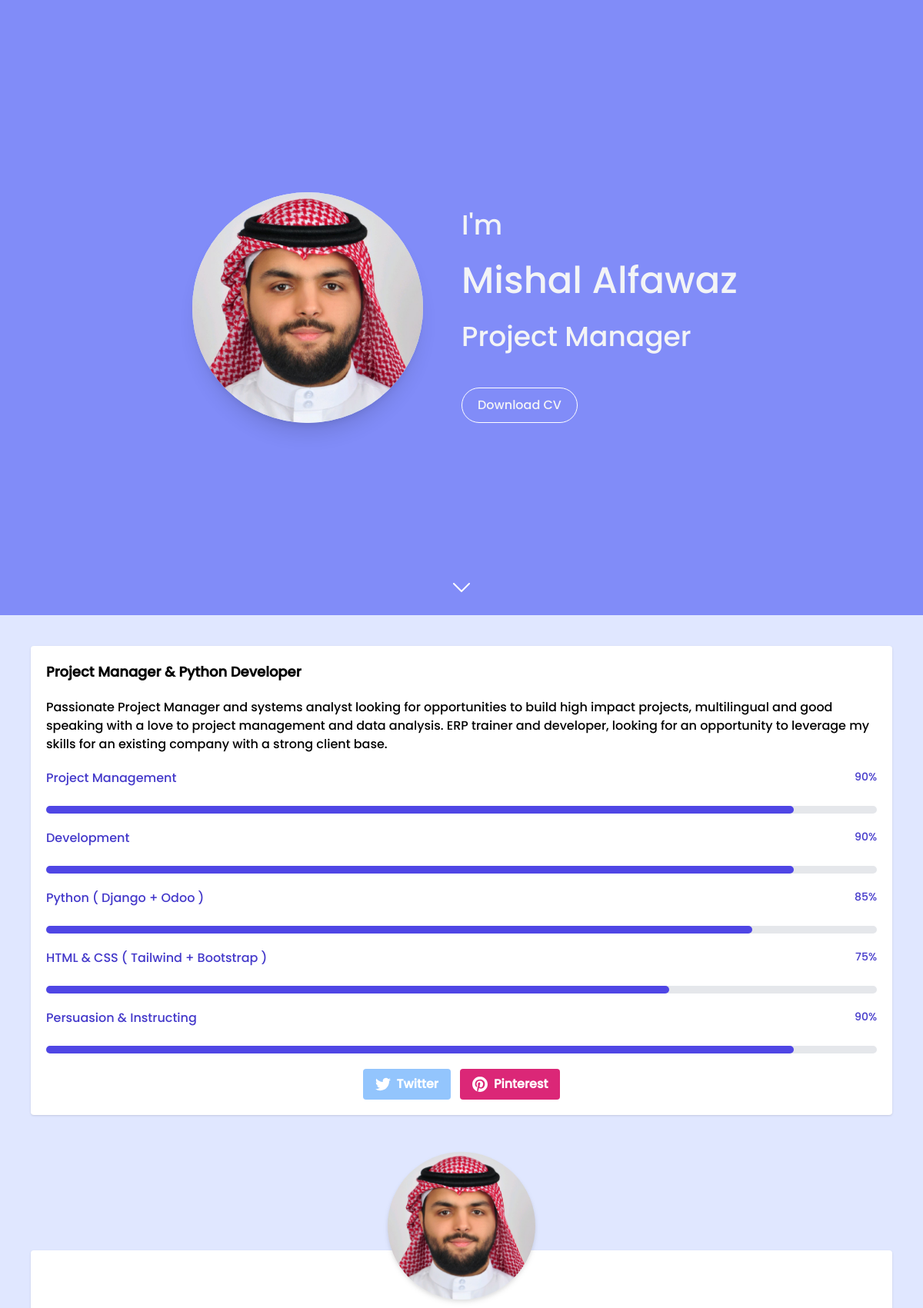
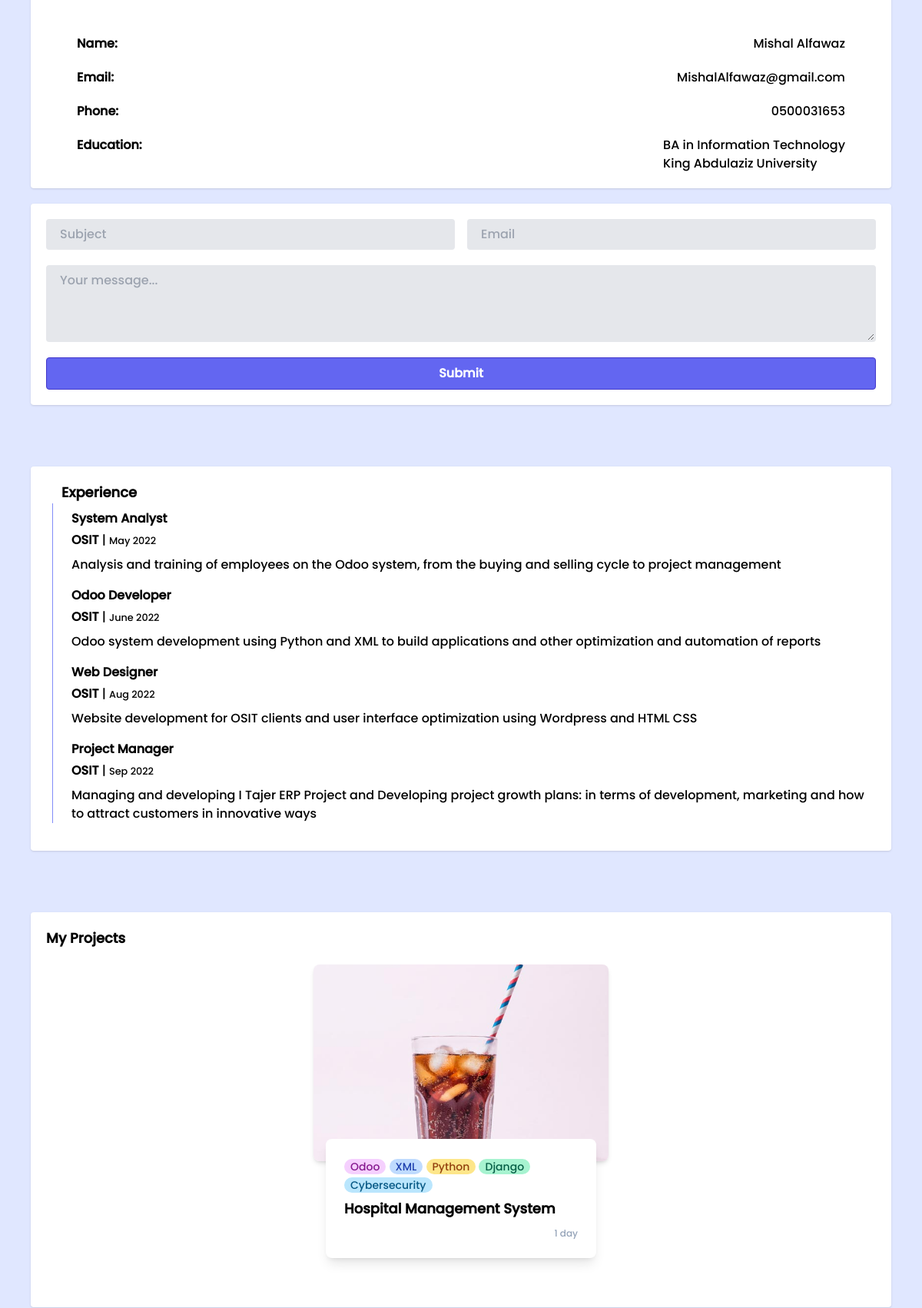
The page / (upper part) on the database its author committed (2 pictures, top to bottom).
### tailwindapp/models.py (models this page shows, shortened)
class Info (models.Model):
    title = models.CharField(max_length = 255)
    name = models.CharField(max_length = 255)
    position = models.CharField(max_length = 255)
    email = models.EmailField()
    phone = models.IntegerField()
    description = models.TextField(max_length = 500)
    image = models.ImageField(null = True,blank=True, upload_to="images/")
    cv = models.FileField(null = True)

class Project(models.Model):
    title = models.CharField(max_length=255, null=True)
    type = models.ManyToManyField(Category)
    slug = models.SlugField(null = True)
    image = models.ImageField(null = True,blank=True, upload_to="images/")
    body = models.TextField()
    author = models.ForeignKey(Info, on_delete=models.CASCADE)
    feature = models.ImageField(null = True,blank=True, upload_to="images/")
    released = models.DateTimeField(auto_now_add=True)
    class Meta:
        ordering = ['-released']

class Category(models.Model):
    name = models.CharField(null = True, max_length=25)

### tailwindapp/views.py (the view)
# urls.py: path('', views.index, name='index'),
def index(request):
    info = Info.objects.all()
    posts = Post.objects.all()
    projects = Project.objects.all()
    context = {'info': info, 'posts':posts, 'projects': projects}
    return render(request, 'tailwindapp/index.html', context)

### tailwindapp/templates/tailwindapp/index.html (shortened to what this page needs)
{% extends 'base.html' %} {% block content %}
{% load static %}
{% for inf in info %}
<section class="bg-indigo-400 shadow-md">
    <div class="min-h-screen flex flex-col justify-center items-center sm:flex-row">
        <div class="w-5/6 flex justify-center sm:w-2/6 relative">
            <img class="shadow-xl rounded-full w-[22rem] sm:w-3/4 z-10" src="{{inf.image}}" alt="">
        </div>
        <div class="text-gray-100 w-5/6 text-center mt-5 sm:w-2/6 sm:text-left">
            <h1 class="text-4xl leading-tight sm:pb-5">I'm</h1>
            <h1 class="text-5xl leading-tight sm:pb-5">{{ inf.name }}</h1>
            <h1 class="text-4xl leading-tight">{{ inf.position }}</h1>
            <br>
            <div class="">
                <a href="{{inf.cv}}">
                <button
                    class="mt-5 border border-white px-5 py-2.5 rounded-full hover:bg-white hover:text-black transition-all ease-in">Download
                    CV</button></a>
            </div>
        </div>
    </div>
    <div class="flex justify-center text-white relative">
        <svg xmlns="http://www.w3.org/2000/svg" fill="none" viewBox="0 0 24 24" stroke-width="1.5"
            stroke="currentColor" class="w-8 h-8 absolute bottom-5 animate-bounce">
            <path stroke-linecap="round" stroke-linejoin="round" d="M19.5 8.25l-7.5 7.5-7.5-7.5" />
        </svg>
    </div>
</section>
<section class="flex flex-col xl:flex-row">
    <div class="bg-indigo-100 xl:w-1/3 w-full p-2 sm:p-10">
        <div class="flex flex-col gap-y-5 bg-white rounded shadow p-5">
            <h1 class="font-semibold text-lg">{{ inf.title }}</h1>
            <p>{{ inf.description }}</p>
            <div class="flex justify-between mb-1">
                <span class="text-base font-medium text-indigo-700">Project Management</span>
                <span class="text-sm font-medium text-indigo-700">90%</span>
            </div>
            <div class="w-full bg-gray-200 rounded-full h-2.5 ">
                <div class="bg-indigo-600 h-2.5 rounded-full" style="width: 90%"></div>
            </div>
            <div class="flex justify-between mb-1">
                <span class="text-base font-medium text-indigo-700">Development</span>
                <span class="text-sm font-medium text-indigo-700">90%</span>
            </div>
            <div class="w-full bg-gray-200 rounded-full h-2.5 ">
                <div class="bg-indigo-600 h-2.5 rounded-full" style="width: 90%"></div>
            </div>
            <div class="flex justify-between mb-1">
                <span class="text-base font-medium text-indigo-700">Python ( Django + Odoo )</span>
                <span class="text-sm font-medium text-indigo-700">85%</span>
            </div>
            <div class="w-full bg-gray-200 rounded-full h-2.5 ">
                <div class="bg-indigo-600 h-2.5 rounded-full" style="width: 85%"></div>
            </div>
            <div class="flex justify-between mb-1">
                <span class="text-base font-medium text-indigo-700">HTML & CSS ( Tailwind + Bootstrap )</span>
                <span class="text-sm font-medium text-indigo-700">75%</span>
            </div>
            <div class="w-full bg-gray-200 rounded-full h-2.5 ">
                <div class="bg-indigo-600 h-2.5 rounded-full" style="width: 75%"></div>
            </div>
            <div class="flex justify-between mb-1">
                <span class="text-base font-medium text-indigo-700">Persuasion & Instructing</span>
                <span class="text-sm font-medium text-indigo-700">90%</span>
            </div>
            <div class="w-full bg-gray-200 rounded-full h-2.5 ">
                <div class="bg-indigo-600 h-2.5 rounded-full" style="width: 90%"></div>
            </div>
            <div>
                <div class="flex items-center justify-center space-x-3">
                    <a href="https://www.twitter.com">
                    <button class="bg-blue-300 px-4 py-2 font-semibold text-white inline-flex items-center space-x-2 rounded">
                        <span>Twitter</span>
                    </button>
                </a>
                    <button class="bg-pink-600 px-4 py-2 font-semibold text-white inline-flex items-center space-x-2 rounded">
                        <span>Pinterest</span>
                    </button>
                    </div>
            </div>
        </div>
    </div>
    <div class="bg-indigo-100 xl:w-1/3 w-full p-2 sm:p-10">
        <div>
            <div class="flex flex-col gap-y-5 bg-white rounded shadow p-5 mt-24 relative">
                <div class="flex justify-center items-center">
                    <img src="{{inf.image}}" alt=""
                        class=" rounded-full absolute w-48 -top-24 drop-shadow-md sm:-top-32">
                </div>
                <div class=" mt-20 px-10 lg:px-15">
                    <div class="flex items-baseline justify-between">
                        <h1 class="font-semibold">Name: </h1><span> {{inf.name}}</span>
                    </div>
                </div>
                <div class="px-10 lg:px-15">
                    <div class="flex items-baseline justify-between">
                        <h1 class="font-semibold mr-3">Email: </h1><span> {{inf.email}}</span>
                    </div>
                </div>
                <div class="px-10 lg:px-15">
                    <div class="flex items-baseline justify-between">
                        <h1 class="font-semibold">Phone: </h1><span> 0{{inf.phone}}</span>
                    </div>
                </div>
                <div class="px-10 lg:px-10">
                    <div class="flex items-baseline justify-between">
                        <h1 class="font-semibold mr-3">Education: </h1><span class="float-right">BA in Information
                            Technology <br>King Abdulaziz University</span>
                    </div>
                </div>
            </div>
            <div class="flex flex-col gap-y-5 bg-white rounded shadow p-5 mt-5 relative">
                <div class="flex md:flex-row justify-center items-center gap-x-4">
                    <div class="w-1/2">
                        <input
                            class="bg-gray-200 appearance-none border-2 border-gray-200 rounded w-full py-2 px-4 text-gray-700 leading-tight focus:outline-none focus:bg-white focus:border-indigo-500"
                            id="inline-full-name" type="text" placeholder="Subject">
                    </div>
                    <div class="w-1/2">
                        <input
                            class="bg-gray-200 appearance-none border-2 border-gray-200 rounded w-full py-2 px-4 text-gray-700 leading-tight focus:outline-none focus:bg-white focus:border-indigo-500"
                            id="inline-full-name" type="text" placeholder="Email">
                    </div>
                </div>
                <textarea id="message" rows="4"
                    class="block p-2.5 w-full bg-gray-200 appearance-none border-2 border-gray-200 rounded w-full py-2 px-4 text-gray-700 leading-tight focus:outline-none focus:bg-white focus:border-indigo-500"
                    placeholder="Your message..."></textarea>
                <button
                    class=" bg-indigo-500 hover:bg-indigo-700 text-white font-bold py-2 px-4 border border-indigo-700 rounded">
                    Submit
                </button>
            </div>
        </div>
    </div>
    <div class="bg-indigo-100 xl:w-1/3 w-full p-2 sm:p-10">
        <div class="p-5 bg-white rounded shadow">
            <h1 class="font-semibold ml-5 text-lg">Experience</h1>
            <div class="border-l-[1px] border-indigo-400 pt-2 pl-6 ml-2">
                <div class="relative mb-4">
                    <h5 class="font-bold mb-1">System Analyst</h5>
                    <p class="mb-2"><strong>OSIT</strong> | <small>May 2022</small></p>
                    <p>Analysis and training of employees on the Odoo system, from the buying and selling cycle
                        to
                        project management
                    </p>
                </div>
                <div class="relative mb-4">
                    <h5 class="font-bold mb-1">Odoo Developer</h5>
                    <p class="mb-2"><strong>OSIT</strong> | <small>June 2022</small></p>
                    <p>Odoo system development using Python and XML to build applications and other optimization
                        and
                        automation of reports
                    </p>
                </div>
                <div class="relative mb-4">
                    <h5 class="font-bold mb-1">Web Designer</h5>
                    <p class="mb-2"><strong>OSIT</strong> | <small>Aug 2022</small></p>
                    <p>Website development for OSIT clients and user interface optimization using Wordpress and
                        HTML
                        CSS
                    </p>
                </div>
                <div class="relative mb-4">
                    <h5 class="font-bold mb-1">Project Manager</h5>
                    <p class="mb-2"><strong>OSIT</strong> | <small>Sep 2022</small></p>
                    <p>Managing and developing I Tajer ERP Project and Developing project growth plans: in terms
                        of
                        development, marketing and how to attract customers in innovative ways
                    </p>
                </div>
            </div>
        </div>
    </div>
</section>
<section class="flex flex-col xl:flex-row">
    <div class="bg-indigo-100 xl:w-1/2 w-full p-2 sm:p-10">
        <div class="flex flex-col gap-y-5 bg-white rounded shadow p-5">
            <h1 class="font-semibold text-lg">My Projects</h1>
            <div class="flex items-center justify-center mb-6 flex-col lg:flex-row gap-x-4">
                {% for project in projects %}
                <a href="{% url 'getProjects' project.slug %}">
                    <div class="mb-5">
                    <div class="pb-[55%] relative max-w-sm">
                        <img src="{{project.image}}" alt=""
                            class="absolute top-0 w-full h-64 object-cover rounded-lg shadow-md">
                    </div>
                    <div class="px-4 mt-4 relative max-w-sm">
                        <div class="bg-white p-6 rounded-lg shadow-lg">
                            <div class="items-baseline">
                                {% for type in project.type.all %}
                                {% if type.name == 'Odoo' %}
                                <span class="inline-block text-sm px-2 rounded-full bg-fuchsia-200 text-fuchsia-800">
                                    {{type.name}}
                                </span>
                                {% elif type.name == 'XML' %}
                                <span class="inline-block text-sm px-2 rounded-full bg-blue-200 text-blue-800">
                                    {{type.name}}
                                </span>
                                {% elif type.name == 'Python' %}
                                <span class="inline-block text-sm px-2 rounded-full bg-amber-200 text-amber-800">
                                    {{type.name}}
                                </span>
                                {% elif type.name == 'Django' %}
                                <span class="inline-block text-sm px-2 rounded-full bg-emerald-200 text-emerald-800">
                                    {{type.name}}
                                </span>
                                {% elif type.name == 'Cybersecurity' %}
                                <span class="inline-block text-sm px-2 rounded-full bg-sky-200 text-sky-800">
                                    {{type.name}}
                                </span>
                                {% endif %}
                                {% endfor %}
                            </div>
                            <h4 class="mt-2 font-semibold text-lg leading-tight">
                                {{project.title}}
                            </h4>
                            <div class="flex justify-end items-end mt-3">
                                <h1 class="text-xs text-slate-400">{{project.released|timesince}}</h1>
                            </div>
                        </div>
                    </div>
                    </div>
                </a>
                {% endfor %}
            </div>
        </div>
    </div>
</section>
{% endfor %}
{% endblock content %}

### tailwindapp/templates/base.html (shortened to what this page needs)
<!DOCTYPE html>
{% load static %}
<html lang="en">
<head>
    <link rel="stylesheet" href="{% static 'css/tailwind.css' %}">
</head>
<body style="font-family:Poppins;">
    {% block content %}
    {% endblock content %}
</body>
</html>

### rows shown on the page
Info: image (picture), name "Mishal Alfawaz", position "Project Manager", title "Project Manager & Python Developer", description "Passionate Project Manager and systems analyst looking for opportunities to build high impact projects, multilingual and good speaking with a love to project management and data analysis. ERP trainer and developer, looking for an opportunity to leverage my skills for an existing company with a strong client base.", email "MishalAlfawaz@gmail.com", phone "500031653"
Project: image (picture), title "Hospital Management System", released "1 day"
Category: name "Odoo"
Category: name "XML"
Category: name "Python"
Category: name "Django"
Category: name "Cybersecurity"
